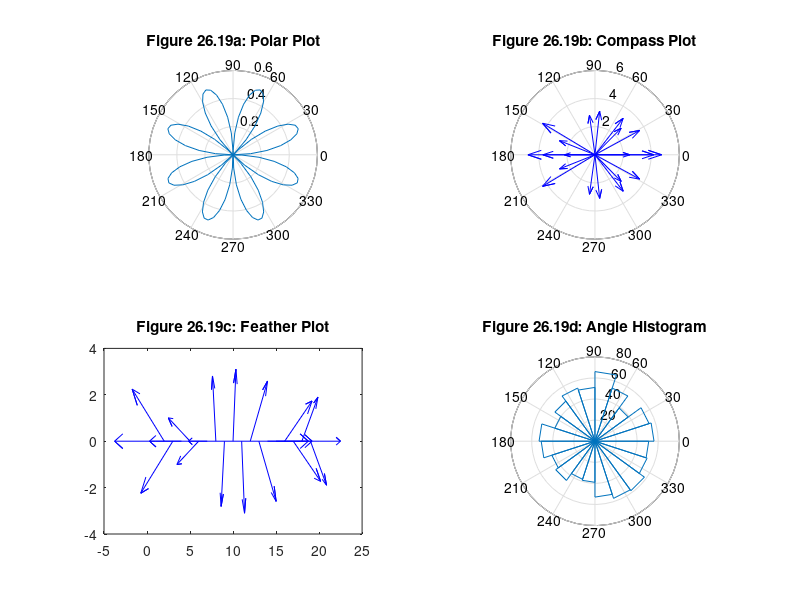

The MATLAB script that drew this image:
% mm2619.m
t = linspace(0,2*pi);
r = sin(2*t).*cos(2*t);
subplot(2,2,1)
polar(t,r), title('Figure 26.19a: Polar Plot')
z = eig(randn(20));
subplot(2,2,2)
compass(z)
title('Figure 26.19b: Compass Plot')
subplot(2,2,3)
feather(z)
title('Figure 26.19c: Feather Plot')
subplot(2,2,4)
v = randn(1000,1)*pi;
rose(v)
title('Figure 26.19d: Angle Histogram')
